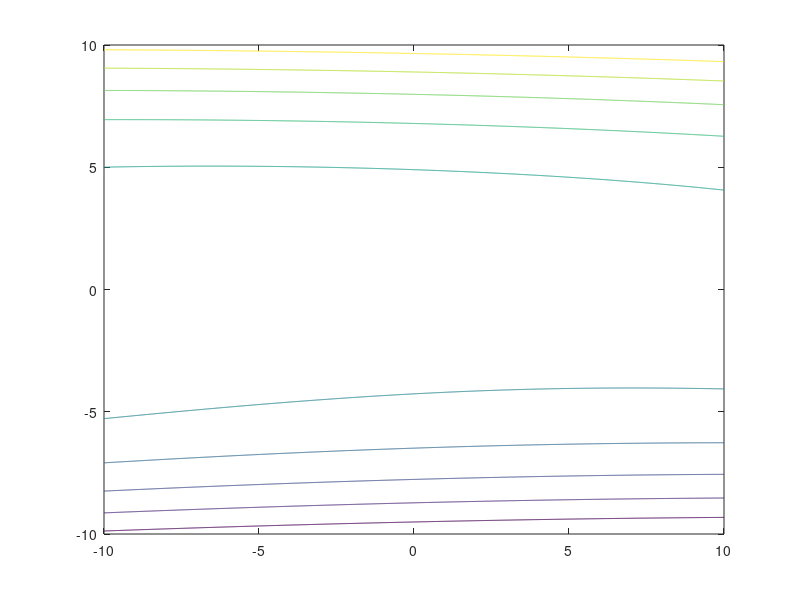

Here is the MATLAB script that generated this plot: (Note: this script raises an error after producing the figure.)
%% Problem 1: Gradient and Hessian of Multivariate Scalar Function
clc;
clear all;
x1 = -10:0.01:10;
x2 = -10:0.01:10;
[X1,X2] = meshgrid(x1,x2);
f = @(X1, X2) (X1.^2 - 2*X1 + 3.*X1.*X2 + 4*X2.^3);

figure(1)
contour(X1,X2,f(X1,X2))

%% 4.
[f, df, d2f] = FunEx1([2, 3])

function [f, df, d2f] = FunEx1(x)
    fun = @(x1,x2) (x1.^2 - 2*x1 + 3.*x1.*x2 + 4*x2.^3);
    f = fun(x(1),x(2));
    e = sqrt(eps);
    dfun = @(x1,x2) ([fun(x1 + e,x2) - fun(x1,x2); fun(x1, x2 + e) - fun(x1,x2)]./e); 
    df = dfun(x(1),x(2));
    d2f = nan(1);
    %% BAD ATTEMPT
    %     ddfun = @(x1,x2) [dfun(x1 + e,x2) - dfun(x1,x2); dfun(x1, x2 + e) - dfun(x1,x2)]./e;
    %     d2f = ddfun(x(1),x(2));
end